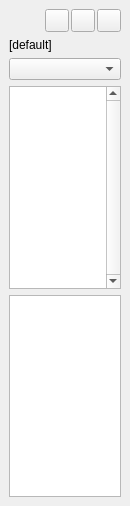
<?xml version="1.0" encoding="UTF-8"?>
<ui version="4.0">
 <class>StylePalette</class>
 <widget class="QDockWidget" name="StylePalette">
  <property name="geometry">
   <rect>
    <x>0</x>
    <y>0</y>
    <width>130</width>
    <height>506</height>
   </rect>
  </property>
  <property name="sizePolicy">
   <sizepolicy hsizetype="Fixed" vsizetype="Preferred">
    <horstretch>0</horstretch>
    <verstretch>0</verstretch>
   </sizepolicy>
  </property>
  <property name="minimumSize">
   <size>
    <width>130</width>
    <height>268</height>
   </size>
  </property>
  <property name="maximumSize">
   <size>
    <width>400</width>
    <height>524287</height>
   </size>
  </property>
  <property name="floating">
   <bool>false</bool>
  </property>
  <property name="windowTitle">
   <string/>
  </property>
  <widget class="QWidget" name="dockWidgetContents">
   <layout class="QVBoxLayout" name="verticalLayout">
    <item>
     <layout class="QHBoxLayout" name="horizontalLayout_2">
      <property name="spacing">
       <number>2</number>
      </property>
      <property name="topMargin">
       <number>0</number>
      </property>
      <item>
       <spacer name="horizontalSpacer">
        <property name="orientation">
         <enum>Qt::Horizontal</enum>
        </property>
        <property name="sizeHint" stdset="0">
         <size>
          <width>40</width>
          <height>20</height>
         </size>
        </property>
       </spacer>
      </item>
      <item>
       <widget class="QToolButton" name="buttonOpenTikzstyles">
        <property name="toolTip">
         <string>Load Styles</string>
        </property>
        <property name="text">
         <string/>
        </property>
        <property name="icon">
         <iconset resource="../../tikzit.qrc">
          <normaloff>:/images/document-open.svg</normaloff>:/images/document-open.svg</iconset>
        </property>
       </widget>
      </item>
      <item>
       <widget class="QToolButton" name="buttonEditTikzstyles">
        <property name="toolTip">
         <string>Edit styles</string>
        </property>
        <property name="text">
         <string/>
        </property>
        <property name="icon">
         <iconset resource="../../tikzit.qrc">
          <normaloff>:/images/document-new.svg</normaloff>:/images/document-new.svg</iconset>
        </property>
       </widget>
      </item>
      <item>
       <widget class="QToolButton" name="buttonRefreshTikzstyles">
        <property name="toolTip">
         <string>Refresh styles</string>
        </property>
        <property name="text">
         <string/>
        </property>
        <property name="icon">
         <iconset resource="../../tikzit.qrc">
          <normaloff>:/images/refresh.svg</normaloff>:/images/refresh.svg</iconset>
        </property>
       </widget>
      </item>
     </layout>
    </item>
    <item>
     <widget class="QLabel" name="styleFile">
      <property name="sizePolicy">
       <sizepolicy hsizetype="Expanding" vsizetype="Preferred">
        <horstretch>0</horstretch>
        <verstretch>0</verstretch>
       </sizepolicy>
      </property>
      <property name="text">
       <string>[default]</string>
      </property>
     </widget>
    </item>
    <item>
     <widget class="QComboBox" name="currentCategory"/>
    </item>
    <item>
     <widget class="QListView" name="styleListView">
      <property name="font">
       <font>
        <pointsize>8</pointsize>
        <italic>true</italic>
       </font>
      </property>
      <property name="verticalScrollBarPolicy">
       <enum>Qt::ScrollBarAlwaysOn</enum>
      </property>
      <property name="horizontalScrollBarPolicy">
       <enum>Qt::ScrollBarAlwaysOff</enum>
      </property>
     </widget>
    </item>
    <item>
     <widget class="QListView" name="edgeStyleListView">
      <property name="font">
       <font>
        <pointsize>8</pointsize>
        <italic>true</italic>
       </font>
      </property>
     </widget>
    </item>
   </layout>
  </widget>
 </widget>
 <resources>
  <include location="../../tikzit.qrc"/>
 </resources>
 <connections/>
</ui>
